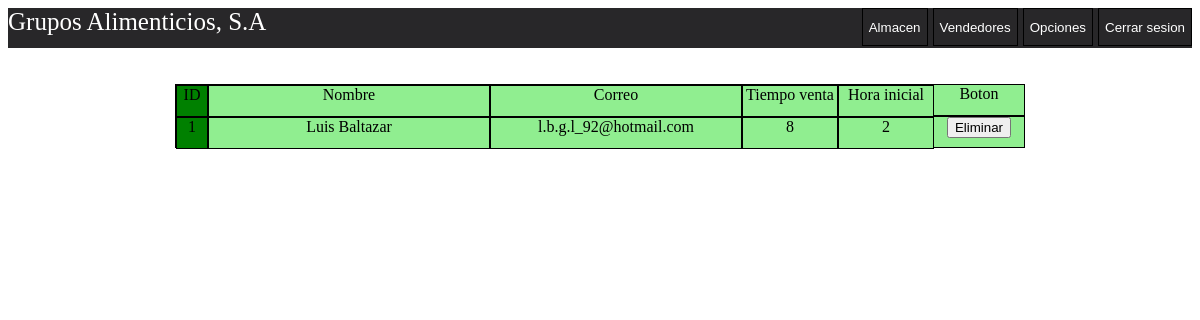
/vendedores.php, run on an earlier commit of the app's database.
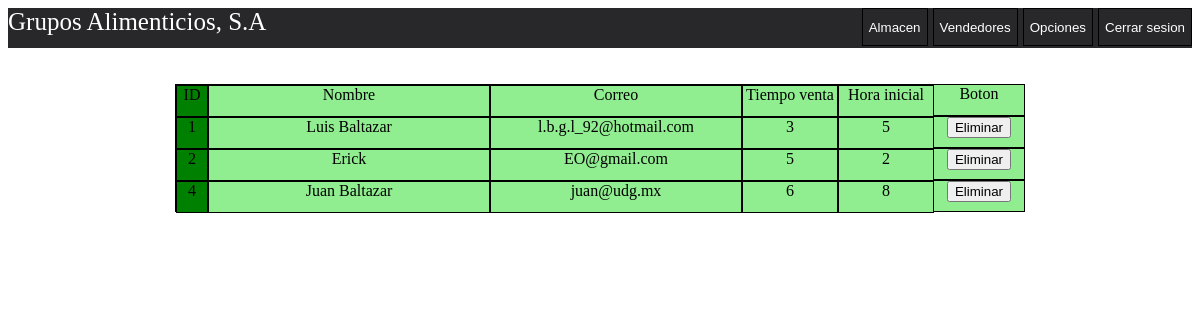
And on a later commit of the database.
### tables this page shows
CREATE TABLE IF NOT EXISTS `usuario` (
  `id` int(11) NOT NULL AUTO_INCREMENT,
  `Correo` varchar(128) NOT NULL,
  `password` varchar(128) NOT NULL,
  `nombre` varchar(128) NOT NULL,
  `tiempo_venta` int(11) NOT NULL,
  `h_inicial` int(11) NOT NULL,
  `status` int(11) NOT NULL DEFAULT '1',
  `eliminado` int(11) NOT NULL DEFAULT '0',
  PRIMARY KEY (`id`)
);

### vendedores.php (the view, shortened to what this page needs)
<html>
    <head>
        <link rel="stylesheet" href="./css/menu.css">
        <link rel="stylesheet" href="./css/vendedores.css">
    </head>
    <body>
        <div class="menu">
            <div class="titulo">Grupos Alimenticios, S.A</div>
                <input type="button" class='boton' value="Cerrar sesion" onclick="cerrarsesion();">
                <input type="button" class='boton' value="Opciones" onclick="opciones();">
                <input type="button" class='boton' value="Vendedores" onclick="vendedores();">
                <input type="button" class='boton' value="Almacen" onclick="almacen();">
            </div><br><br>
            <div class='fila'>
                <div class='id'>ID</div>
                <div class='nombre'>Nombre</div>
                <div class='correo'>Correo</div>
                <div class='tiempo'>Tiempo venta</div>
                <div class='hini'>Hora inicial</div>
                <div class='botona'>Boton</div>
            </div>
            <?php
                $con = conecta();
                $sql = "SELECT * FROM usuario WHERE status=1 AND eliminado=0";
                $res = $con->query($sql);
                $cont =1;
                while($row=$res->fetch_array()){
                    $id = $row["id"];
                    $nombre = $row["nombre"];
                    $correo = $row["Correo"];
                    $tiempo = $row["tiempo_venta"];
                    $hini = $row["h_inicial"];
                    echo"<div class='fila' id=$cont>";
                    echo"<div class='id'>$id</div>";
                    echo"<div class='nombre'>$nombre </div>";
                    echo"<div class='correo'>$correo</div>";
                    echo"<div class='tiempo'>$tiempo</div>";
                    echo"<div class='hini'>$hini</div>";
                    echo"<div class='botona'>";
                    echo"<input onclick='eliminarfila($id);' type='submit' value='Eliminar'/>";
                    echo"</div>";
                    echo "</div>";
                    $cont++;
                }
            ?>
    </body>
</html>

### css/menu.css (style rules this page uses)
.menu { height: 40px; background-color: rgb(40, 39, 41); width: auto; }
.boton { float: right; height: 38px; background-color: rgb(40, 39, 41); color: rgb(255, 255, 255); margin-left: 5px; border: 1px solid black; }
.titulo { float: left; font-size: 25px; color: rgb(255, 255, 255); }

### css/vendedores.css (style rules this page uses)
.fila { width: 848px; height: 30px; border: 1px solid black; background-color:lightgreen; text-align: center; margin-left: auto; margin-right: auto; }
.id { float: left; border: 1px solid black; text-align:center; height: 30px; width:30px; background-color:green }
.nombre { height: 30px; width: 280px; border: 1px solid black; background-color:lightgreen; float: left; text-align: center; }
.correo { float: left; border: 1px solid black; text-align:center; background-color:lightgreen; height: 30px; width: 250px; }
.tiempo { float:left; border: 1px solid black; text-align:center; background-color:lightgreen; height: 30px; width: 94PX; }
.hini { float:left; background-color:lightgreen; border: 1px solid black; text-align:center; height: 30px; width: 94PX; }
.botona { float:left; background-color: lightgreen; width: 90px; height: 30px; }

What changed in the data, as far as the page shows it:
changed usuario "Luis Baltazar": tiempo_venta "8" → "3"; h_inicial "2" → "5"
added usuario: id "2", nombre "Erick", Correo "EO@gmail.com", tiempo_venta "5", h_inicial "2"
added usuario: id "4", nombre "Juan Baltazar", Correo "juan@udg.mx", tiempo_venta "6", h_inicial "8"
